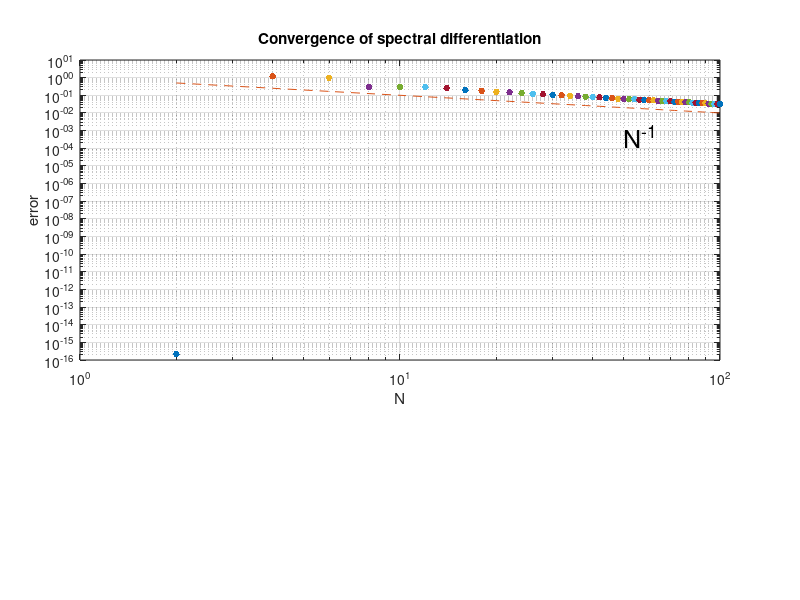

This figure's MATLAB source:
% This is a modified version of p2.m to take u(x) = exp(sin(x)*abs(sin(x)))

% For various N (even), set up grid as before:
  clf, subplot('position',[.1 .4 .8 .5])
  for N = 2:2:100;
    h = 2*pi/N;
    x = -pi + (1:N)'*h;
    u = exp(sin(x).*abs(sin(x))); uprime = 2*cos(x).*abs(sin(x)).*u;

    % Construct spectral differentiation matrix:
    column = [0 .5*(-1).^(1:N-1).*cot((1:N-1)*h/2)];
    D = toeplitz(column,column([1 N:-1:2]));

    % Plot max(abs(D*u-uprime)):
    error = norm(D*u-uprime,inf);
    loglog(N,error,'.','markersize',15), hold on
  end
  grid on, xlabel N, ylabel error
  semilogy(2:2:100,(2:2:100).^(-1),'--') 
  text(50,5e-4,'N^{-1}','fontsize',18)
  title('Convergence of spectral differentiation')
  saveas(gcf,'p2b','epsc')
